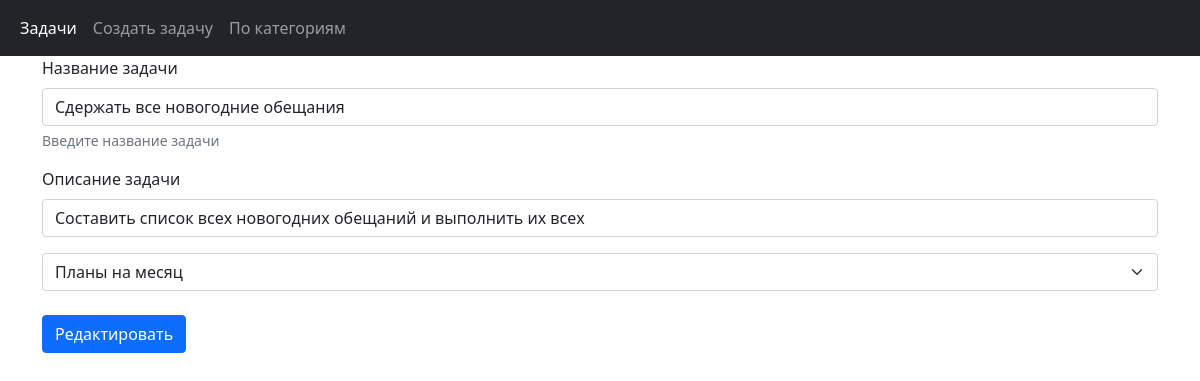
The page /taskmanager/edit/5 on the database its author committed.
### taskmanager/models.py (models this page shows, shortened)
class Task(models.Model):
    title = models.CharField('title', max_length=100)
    description = models.TextField('description', max_length=250)
    creation_time = models.DateTimeField(auto_now_add=True, db_index=True)
    category = models.ForeignKey('Category', null=True, on_delete=models.PROTECT)
    status = models.BooleanField('status', default=False)
    class Meta:
        verbose_name = 'Задача'
        verbose_name_plural = 'Задачи'
        ordering = ['title']

### taskmanager/views.py (the view)
# urls.py: path('edit/<int:task_id>', edit)
def edit(request, task_id):
    task = Task.objects.get(id=task_id)
    categories = Category.objects.all()
    if request.method == 'POST':
        task.title = request.POST.get('title')
        task.description = request.POST.get('description')
        category = request.POST.get('category')
        task.category = Category.objects.get(name=category)
        task.save()
        return HttpResponseRedirect('/taskmanager')
    else:
        return render(request, 'taskmanager/edit_task.html', {'task': task, 'categories': categories})

### taskmanager/templates/taskmanager/edit_task.html (shortened to what this page needs)
<!DOCTYPE html>
<html lang="en">
<head>
    <link rel="stylesheet" href="https://stackpath.bootstrapcdn.com/bootstrap/5.0.0-alpha1/css/bootstrap.min.css"
>
</head>
<body>
<nav class="navbar navbar-expand-lg navbar-dark bg-dark">
    <div class="container-fluid">
        <div class="collapse navbar-collapse" id="navbarSupportedContent">
            <ul class="navbar-nav mr-auto mb-2 mb-lg-0">
                <li class="nav-item">
                    <a class="nav-link active" aria-current="page" href="{% url 'index' %}">Задачи</a>
                </li>
                <li class="nav-item">
                    <a class="nav-link" href="{% url 'add' %}">Создать задачу</a>
                </li>
                <li class="nav-item">
                    <a class="nav-link" href="{% url 'index' %}1">По категориям</a>
                </li>
            </ul>
        </div>
    </div>
</nav>
<div class="container">
    <form method="post">
        <div class="mb-3">
            <label for="title" class="form-label">Название задачи</label>
            <input class="form-control" id="title" aria-describedby="titleHelp"
                   name="title" value="{{ task.title }}" required>
            <div id="titleHelp" class="form-text">Введите название задачи</div>
        </div>
        <div class="mb-3">
            <label for="description" class="form-label">Описание задачи</label>
            <input class="form-control" name="description" value="{{ task.description }}" id="description" required>
        </div>
         <select class="form-select" name="category" aria-label="Default select example">
             {% for category in categories %}
             <option selected>{{ category.name }}</option>
             {% endfor %}
        </select>
        <br>
        <button type="submit" class="btn btn-primary">Редактировать</button>
    </form>
</div>
</body>
</html>

### rows shown on the page
Task: title "Сдержать все новогодние обещания", description "Составить список всех новогодних обещаний и выполнить их всех"

### other values the page prints
form field category "Планы на месяц"
